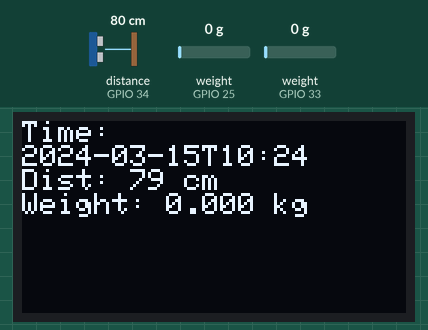
Simulated run of this sketch. Board: ESP32. Parts: 128×64 one-colour display. Inputs (shaded band) come from the test bench; at power-on: distance to the obstacle (sensor on GPIO 34) 80 cm, weight on the scale (sensors on GPIO 25, GPIO 33) 0 g. The echo pulse lasts 58.3 µs per cm; WiFi joins after 1.5 s; servers stay silent unless stated; the local clock reads 2024-03-15 10:24:30 at power-on unless the sketch sets it; what the sketch prints to the serial monitor is not drawn.

Above: at 17.1 s.
17.2 s: distance to the obstacle (sensor on GPIO 34) set to 2 cm
At 19.7 s:
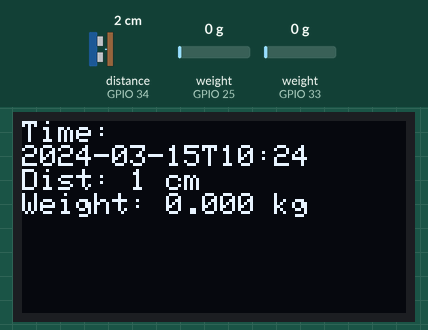
20.0 s: weight on the scale (sensor on GPIO 25) set to 100 g
At 24.8 s:
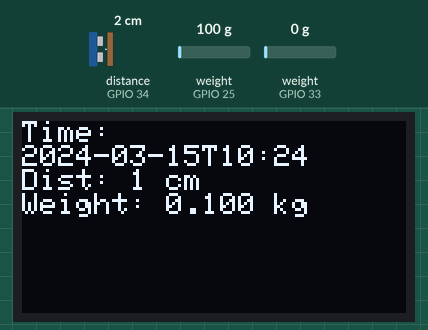
25.1 s: weight on the scale (sensor on GPIO 33) set to 100 g
At 29.7 s:
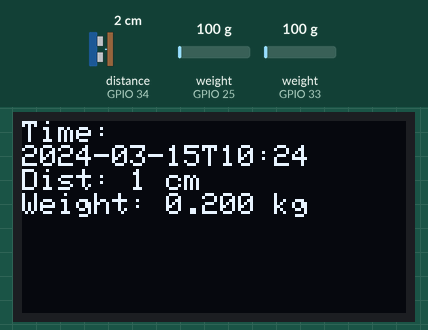
30.1 s: weight on the scale (sensor on GPIO 25) set to 1250 g
At 34.5 s:
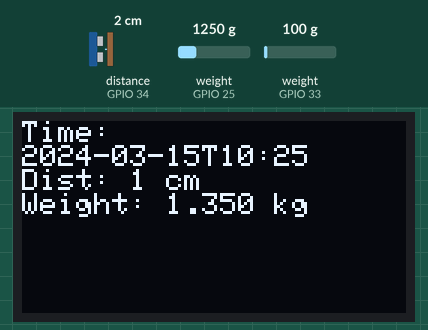
35.1 s: weight on the scale (sensor on GPIO 33) set to 1250 g
At 39.4 s:
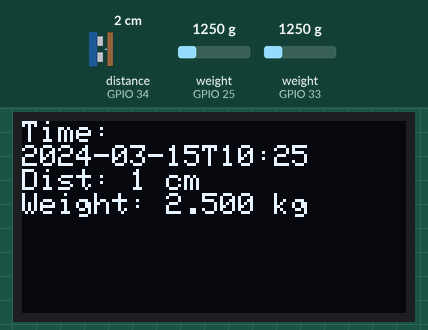
40.2 s: distance to the obstacle (sensor on GPIO 34) set to 4 cm
At 44.3 s:
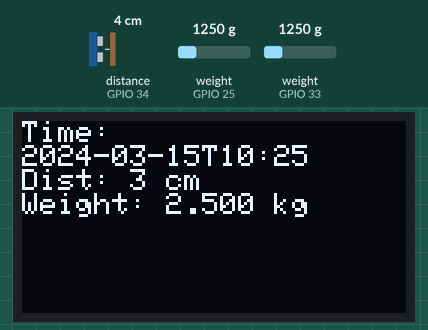
Timing chart, 0 to 45.8 s (numbered marks = the images above; inputs shaded):
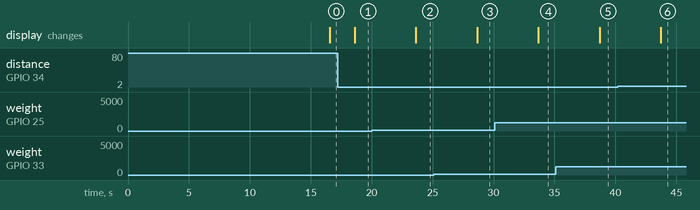

Measured:
- after the input at 17.2 s, the display: changes after 1.4 s (image 1)
- after the input at 20.0 s, the display: changes after 3.6 s (image 2)
- after the input at 25.1 s, the display: changes after 3.6 s (image 3)
- after the input at 30.1 s, the display: changes after 3.6 s (image 4)
- after the input at 35.1 s, the display: changes after 3.6 s (image 5)
- after the input at 40.2 s, the display: changes after 3.5 s (image 6)

The sketch:

espsendtocamera.ino
```cpp
#include <Arduino.h>
#include <Wire.h>
#include <SPI.h>
#include <Adafruit_GFX.h>
#include <Adafruit_SSD1306.h>
#include <RTClib.h>
#include <HX711.h>
#include <WiFi.h>
#include <esp_now.h>

// --- Constants ---
#define SCREEN_WIDTH 128
#define SCREEN_HEIGHT 64
#define OLED_RESET    -1
#define I2C_ADDRESS   0x3C
#define TRIG_PIN      27
#define ECHO_PIN      34
#define DT1  33
#define SCK1 32
#define DT2  25
#define SCK2 26
#define DIST_THRESHOLD_CM 30

// --- Devices ---
RTC_DS3231 rtc;
HX711 scale1;
HX711 scale2;
Adafruit_SSD1306 display(SCREEN_WIDTH, SCREEN_HEIGHT, &Wire, OLED_RESET);

// --- Data structure to send ---
typedef struct {
  char rfid[16];
  char weight[8];
  char timestamp[25];
} UploadPayload;

UploadPayload dataToSend;

// --- ESP32-CAM MAC Address ---
uint8_t esp32camAddress[] = { 0xEC, 0xE3, 0x34, 0xD7, 0x84, 0xB8 };

void onSent(const uint8_t *mac_addr, esp_now_send_status_t status) {
  Serial.print("ESP-NOW Send Status: ");
  Serial.println(status == ESP_NOW_SEND_SUCCESS ? "Success" : "Fail");
}

// --- Helpers ---
String getTimestamp() {
  DateTime now = rtc.now();
  char buffer[25];
  sprintf(buffer, "%04d-%02d-%02dT%02d:%02d", now.year(), now.month(), now.day(),
          now.hour(), now.minute());
  return String(buffer);
}

long getDistance() {
  digitalWrite(TRIG_PIN, LOW);
  delayMicroseconds(2);
  digitalWrite(TRIG_PIN, HIGH);
  delayMicroseconds(10);
  digitalWrite(TRIG_PIN, LOW);
  long duration = pulseIn(ECHO_PIN, HIGH, 30000);
  return duration * 0.0343 / 2;
}

void setup() {
  Serial.begin(115200);
  Wire.begin();

  // OLED
  display.begin(SSD1306_SWITCHCAPVCC, I2C_ADDRESS);
  display.clearDisplay();
  display.setTextSize(1);
  display.setTextColor(SSD1306_WHITE);

  // RTC
  if (!rtc.begin()) {
    Serial.println("RTC not found.");
    while (1);
  }
  if (rtc.lostPower()) {
    rtc.adjust(DateTime(F(__DATE__), F(__TIME__)));
  }

  // Ultrasonic
  pinMode(TRIG_PIN, OUTPUT);
  pinMode(ECHO_PIN, INPUT);

  // Load Cells
  delay(4000);
  scale1.begin(DT1, SCK1); delay(4000);
  scale2.begin(DT2, SCK2); delay(4000);
  scale1.set_scale(573700.0);
  scale2.set_scale(566000.0);
  scale1.tare();
  scale2.tare();

  // WiFi
  WiFi.mode(WIFI_STA);
  WiFi.begin("ESPTEST", "123456789");  // If needed for channel sync
  while (WiFi.status() != WL_CONNECTED) {
    delay(500);
    Serial.print(".");
  }
  Serial.println("\nWiFi connected");
  uint8_t channel = WiFi.channel();
  Serial.print("📡 Sender WiFi channel: ");
  Serial.println(channel);

  WiFi.disconnect(); // Go offline for ESP-NOW

  // ESP-NOW
  if (esp_now_init() != ESP_OK) {
    Serial.println("ESP-NOW init failed");
    while (1);
  }
  esp_now_register_send_cb(onSent);

  esp_now_peer_info_t peerInfo = {};
  memcpy(peerInfo.peer_addr, esp32camAddress, 6);
  peerInfo.channel = channel;  //Use same channel
  peerInfo.encrypt = false;

  if (!esp_now_is_peer_exist(esp32camAddress)) {
    if (esp_now_add_peer(&peerInfo) != ESP_OK) {
      Serial.println("Failed to add ESP32-CAM peer");
      while (1);
    }
  }

  Serial.println("ESP-NOW ready");
}

void loop() {
  long distance = getDistance();
  float weight1 = scale1.get_units(5);
  float weight2 = scale2.get_units(5);
  float averageWeight = weight1 + weight2;
  String timestampStr = getTimestamp();

  // Display info
  display.clearDisplay();
  display.setCursor(0, 0);
  display.println("Time:");
  display.println(timestampStr);
  display.print("Dist: ");
  display.print(distance);
  display.println(" cm");
  display.print("Weight: ");
  display.print(averageWeight, 3);
  display.println(" kg");
  display.display();

  if (distance < DIST_THRESHOLD_CM) {
    // Fill payload
    strncpy(dataToSend.rfid, "D9 3E 3B 02", sizeof(dataToSend.rfid));
    dtostrf(averageWeight, 4, 2, dataToSend.weight);
    strncpy(dataToSend.timestamp, timestampStr.c_str(), sizeof(dataToSend.timestamp));

    esp_err_t result = esp_now_send(esp32camAddress, (uint8_t *)&dataToSend, sizeof(dataToSend));
    if (result == ESP_OK) {
      Serial.println("Sent to ESP32-CAM:");
      Serial.print("RFID: "); Serial.println(dataToSend.rfid);
      Serial.print("Weight: "); Serial.println(dataToSend.weight);
      Serial.print("Timestamp: "); Serial.println(dataToSend.timestamp);
    } else {
      Serial.print("ESP-NOW Send Failed: ");
      Serial.println(result);
    }

    delay(3000);
  }

  delay(1000);
}
```
